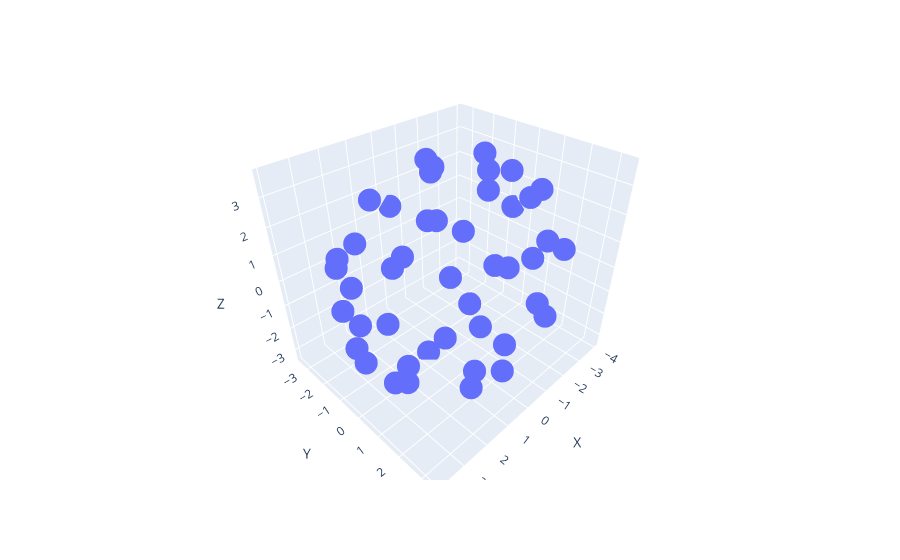

The notebook cell this image was saved under:
### Code cell
"""
Plotting the new C70 core and plotting the 3D scatter plot to see what it looks like
"""
df = pd.DataFrame(NPPositions, columns = ['X','Y','Z'])
fig = px.scatter_3d(df, x='X', y='Y', z='Z')
#fig = px.scatter_3d(dfCore, x='X', y='Y', z='Z')
fig.show()

### Figure 1 — Plotly figure (JSON) as saved in the notebook; plotly's stock layout.template omitted (floating-point values rounded to 4 significant figures)
{"data": [{"hovertemplate": "X=%{x}<br>Y=%{y}<br>Z=%{z}<extra></extra>", "legendgroup": "", "marker": {"color": "#636efa", "symbol": "circle"}, "mode": "markers", "name": "", "scene": "scene", "showlegend": false, "type": "scatter3d", "x": [0.3925, -3.22, 2.67, -2.43, -1.606, -3.026, 0.6755, -0.352, 1.754, -3.373, -3.575, 1.297, -1.833, -3.944, -1.186, 3.273, 3.5, -3.331, -1.717, -1.914, -0.8375, 3.891, 0.617, 1.629, 1.647, -3.673, -1.184, -3.832, 0.0075, -1.304, 3.145, -2.273, 0.1355, 2.652, 3.873, 1.258, 0.963, 1.263, 1.995, 2.744, 2.092, -2.995, 3.282, 2.907, 2.944], "y": [1.539, -1.326, -2.385, 1.863, 0.954, -2.316, -0.451, -3.424, -0.3065, -0.2395, -1.591, -2.268, -2.845, -0.681, 2.743, -1.47, -0.171, 0.917, -0.226, -1.921, 3.21, 0.4255, 2.868, 2.51, 0.7755, 0.629, -2.349, 0.1515, -3.082, 0.26, 0.759, -3.055, -0.594, 0.8845, 0.046, -1.964, 2.599, 3.351, 2.686, 2.543, -2.74, 2.264, 1.551, -0.888, -2.053], "z": [-3.019, 2.26, 0.7735, -1.507, 3.481, -0.5815, -3.301, 1.117, -3.137, -1.484, 1.263, 2.392, 2.144, 0.788, 2.01, 1.176, -1.62, 2.254, 3.651, -2.059, -0.313, 0.515, -1.849, -2.092, 3.024, -0.774, 2.967, 1.499, -1.243, -2.888, -2.062, -0.097, 3.654, 2.395, -0.6075, -2.556, 2.141, 0.012, 1.494, 0.702, -0.8765, 0.676, -1.326, 2.119, -0.999]}], "layout": {"legend": {"tracegroupgap": 0}, "margin": {"t": 60}, "scene": {"domain": {"x": [0, 1], "y": [0, 1]}, "xaxis": {"title": {"text": "X"}}, "yaxis": {"title": {"text": "Y"}}, "zaxis": {"title": {"text": "Z"}}}}}
